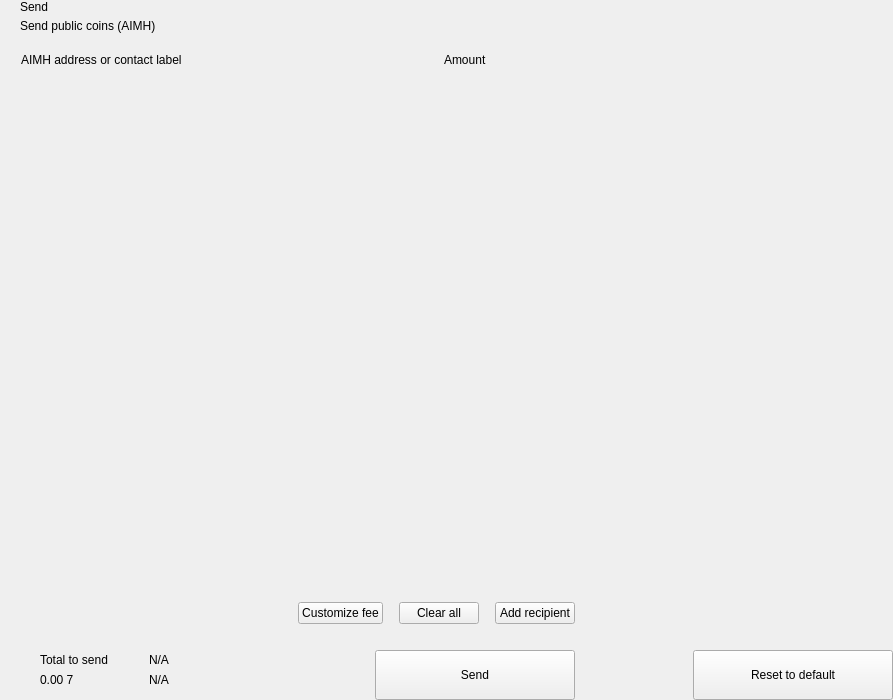
<?xml version="1.0" encoding="UTF-8"?>
<ui version="4.0">
 <class>send</class>
 <widget class="QWidget" name="send">
  <property name="geometry">
   <rect>
    <x>0</x>
    <y>0</y>
    <width>893</width>
    <height>700</height>
   </rect>
  </property>
  <property name="windowTitle">
   <string>Form</string>
  </property>
  <layout class="QHBoxLayout" name="horizontalLayout_2" stretch="2,1">
   <property name="spacing">
    <number>0</number>
   </property>
   <property name="leftMargin">
    <number>0</number>
   </property>
   <property name="topMargin">
    <number>0</number>
   </property>
   <property name="rightMargin">
    <number>0</number>
   </property>
   <property name="bottomMargin">
    <number>0</number>
   </property>
   <item>
    <widget class="QWidget" name="left" native="true">
     <layout class="QVBoxLayout" name="verticalLayout_3">
      <property name="spacing">
       <number>0</number>
      </property>
      <property name="leftMargin">
       <number>0</number>
      </property>
      <property name="topMargin">
       <number>0</number>
      </property>
      <property name="rightMargin">
       <number>0</number>
      </property>
      <property name="bottomMargin">
       <number>0</number>
      </property>
      <item>
       <layout class="QVBoxLayout" name="verticalLayout_22" stretch="0,0,0,1,0,0,0,0">
        <property name="spacing">
         <number>0</number>
        </property>
        <item>
         <layout class="QHBoxLayout" name="horizontalLayout_3">
          <property name="spacing">
           <number>0</number>
          </property>
          <property name="leftMargin">
           <number>20</number>
          </property>
          <property name="rightMargin">
           <number>20</number>
          </property>
          <item>
           <layout class="QVBoxLayout" name="verticalLayout">
            <property name="spacing">
             <number>5</number>
            </property>
            <item>
             <widget class="QLabel" name="labelTitle">
              <property name="text">
               <string>Send</string>
              </property>
              <property name="alignment">
               <set>Qt::AlignLeading|Qt::AlignLeft|Qt::AlignVCenter</set>
              </property>
             </widget>
            </item>
            <item>
             <widget class="QLabel" name="labelSubtitle1">
              <property name="text">
               <string>Send public coins (AIMH)</string>
              </property>
             </widget>
            </item>
           </layout>
          </item>
          <item>
           <spacer name="horizontalSpacer">
            <property name="orientation">
             <enum>Qt::Horizontal</enum>
            </property>
            <property name="sizeHint" stdset="0">
             <size>
              <width>40</width>
              <height>20</height>
             </size>
            </property>
           </spacer>
          </item>
         </layout>
        </item>
        <item>
         <spacer name="verticalSpacer_2">
          <property name="orientation">
           <enum>Qt::Vertical</enum>
          </property>
          <property name="sizeType">
           <enum>QSizePolicy::Fixed</enum>
          </property>
          <property name="sizeHint" stdset="0">
           <size>
            <width>20</width>
            <height>20</height>
           </size>
          </property>
         </spacer>
        </item>
        <item>
         <layout class="QHBoxLayout" name="horizontalLayout" stretch="6,0,2">
          <property name="spacing">
           <number>0</number>
          </property>
          <property name="leftMargin">
           <number>10</number>
          </property>
          <property name="topMargin">
           <number>0</number>
          </property>
          <property name="rightMargin">
           <number>20</number>
          </property>
          <property name="bottomMargin">
           <number>0</number>
          </property>
          <item>
           <widget class="QLabel" name="labelSubtitleAddress">
            <property name="styleSheet">
             <string notr="true">margin-left:8px;</string>
            </property>
            <property name="text">
             <string>AIMH address or contact label</string>
            </property>
           </widget>
          </item>
          <item>
           <spacer name="horizontalSpacer_3">
            <property name="orientation">
             <enum>Qt::Horizontal</enum>
            </property>
            <property name="sizeType">
             <enum>QSizePolicy::Fixed</enum>
            </property>
            <property name="sizeHint" stdset="0">
             <size>
              <width>40</width>
              <height>1</height>
             </size>
            </property>
           </spacer>
          </item>
          <item>
           <widget class="QLabel" name="labelSubtitleAmount">
            <property name="text">
             <string>Amount</string>
            </property>
           </widget>
          </item>
         </layout>
        </item>
        <item>
         <widget class="QScrollArea" name="scrollArea">
          <property name="minimumSize">
           <size>
            <width>0</width>
            <height>350</height>
           </size>
          </property>
          <property name="styleSheet">
           <string notr="true">#scrollArea {
            background:transparent;
            margin-top:10px;
}</string>
          </property>
          <property name="horizontalScrollBarPolicy">
           <enum>Qt::ScrollBarAlwaysOff</enum>
          </property>
          <property name="sizeAdjustPolicy">
           <enum>QAbstractScrollArea::AdjustIgnored</enum>
          </property>
          <property name="widgetResizable">
           <bool>true</bool>
          </property>
          <property name="alignment">
           <set>Qt::AlignLeading|Qt::AlignLeft|Qt::AlignTop</set>
          </property>
          <widget class="QWidget" name="scrollAreaWidgetContents">
           <property name="geometry">
            <rect>
             <x>0</x>
             <y>0</y>
             <width>591</width>
             <height>16</height>
            </rect>
           </property>
           <property name="sizePolicy">
            <sizepolicy hsizetype="Preferred" vsizetype="Maximum">
             <horstretch>0</horstretch>
             <verstretch>0</verstretch>
            </sizepolicy>
           </property>
           <property name="autoFillBackground">
            <bool>false</bool>
           </property>
           <property name="styleSheet">
            <string notr="true">#scrollAreaWidgetContents {
             background:transparent;
             }</string>
           </property>
           <layout class="QVBoxLayout" name="verticalLayout_7">
            <property name="spacing">
             <number>0</number>
            </property>
            <property name="sizeConstraint">
             <enum>QLayout::SetDefaultConstraint</enum>
            </property>
            <property name="leftMargin">
             <number>0</number>
            </property>
            <property name="topMargin">
             <number>0</number>
            </property>
            <property name="rightMargin">
             <number>0</number>
            </property>
            <property name="bottomMargin">
             <number>0</number>
            </property>
           </layout>
          </widget>
         </widget>
        </item>
        <item>
         <spacer name="verticalSpacer_4">
          <property name="orientation">
           <enum>Qt::Vertical</enum>
          </property>
          <property name="sizeType">
           <enum>QSizePolicy::Fixed</enum>
          </property>
          <property name="sizeHint" stdset="0">
           <size>
            <width>20</width>
            <height>20</height>
           </size>
          </property>
         </spacer>
        </item>
        <item>
         <layout class="QHBoxLayout" name="horizontalLayout_20">
          <property name="spacing">
           <number>6</number>
          </property>
          <property name="leftMargin">
           <number>20</number>
          </property>
          <property name="rightMargin">
           <number>20</number>
          </property>
          <item>
           <spacer name="horizontalSpacer_4">
            <property name="orientation">
             <enum>Qt::Horizontal</enum>
            </property>
            <property name="sizeHint" stdset="0">
             <size>
              <width>10</width>
              <height>20</height>
             </size>
            </property>
           </spacer>
          </item>
          <item>
           <widget class="QPushButton" name="pushButtonFee">
            <property name="focusPolicy">
             <enum>Qt::NoFocus</enum>
            </property>
            <property name="text">
             <string>Customize fee</string>
            </property>
           </widget>
          </item>
          <item>
           <spacer name="horizontalSpacer_11">
            <property name="orientation">
             <enum>Qt::Horizontal</enum>
            </property>
            <property name="sizeType">
             <enum>QSizePolicy::Minimum</enum>
            </property>
            <property name="sizeHint" stdset="0">
             <size>
              <width>10</width>
              <height>20</height>
             </size>
            </property>
           </spacer>
          </item>
          <item>
           <widget class="QPushButton" name="pushButtonClear">
            <property name="focusPolicy">
             <enum>Qt::NoFocus</enum>
            </property>
            <property name="layoutDirection">
             <enum>Qt::RightToLeft</enum>
            </property>
            <property name="text">
             <string>Clear all</string>
            </property>
           </widget>
          </item>
          <item>
           <spacer name="horizontalSpacer_6">
            <property name="orientation">
             <enum>Qt::Horizontal</enum>
            </property>
            <property name="sizeType">
             <enum>QSizePolicy::Fixed</enum>
            </property>
            <property name="sizeHint" stdset="0">
             <size>
              <width>10</width>
              <height>20</height>
             </size>
            </property>
           </spacer>
          </item>
          <item>
           <widget class="QPushButton" name="pushButtonAddRecipient">
            <property name="focusPolicy">
             <enum>Qt::NoFocus</enum>
            </property>
            <property name="text">
             <string>Add recipient</string>
            </property>
           </widget>
          </item>
         </layout>
        </item>
        <item>
         <spacer name="verticalSpacer">
          <property name="orientation">
           <enum>Qt::Vertical</enum>
          </property>
          <property name="sizeType">
           <enum>QSizePolicy::Fixed</enum>
          </property>
          <property name="sizeHint" stdset="0">
           <size>
            <width>20</width>
            <height>16</height>
           </size>
          </property>
         </spacer>
        </item>
        <item>
         <layout class="QHBoxLayout" name="horizontalLayout_7">
          <property name="rightMargin">
           <number>20</number>
          </property>
          <item>
           <layout class="QHBoxLayout" name="horizontalLayout_10">
            <property name="spacing">
             <number>0</number>
            </property>
            <property name="leftMargin">
             <number>8</number>
            </property>
            <item>
             <widget class="QStackedWidget" name="stackedWidget">
              <property name="minimumSize">
               <size>
                <width>0</width>
                <height>60</height>
               </size>
              </property>
              <property name="maximumSize">
               <size>
                <width>16777215</width>
                <height>60</height>
               </size>
              </property>
              <widget class="QWidget" name="page1">
               <layout class="QVBoxLayout" name="verticalLayout_71" stretch="0">
                <property name="spacing">
                 <number>6</number>
                </property>
                <property name="leftMargin">
                 <number>12</number>
                </property>
                <property name="topMargin">
                 <number>0</number>
                </property>
                <property name="rightMargin">
                 <number>0</number>
                </property>
                <property name="bottomMargin">
                 <number>0</number>
                </property>
                <item>
                 <widget class="QWidget" name="coinWidget" native="true">
                  <property name="minimumSize">
                   <size>
                    <width>0</width>
                    <height>60</height>
                   </size>
                  </property>
                  <property name="maximumSize">
                   <size>
                    <width>16777215</width>
                    <height>60</height>
                   </size>
                  </property>
                  <layout class="QHBoxLayout" name="horizontalLayout_9">
                   <property name="spacing">
                    <number>0</number>
                   </property>
                   <property name="leftMargin">
                    <number>20</number>
                   </property>
                   <property name="topMargin">
                    <number>10</number>
                   </property>
                   <property name="rightMargin">
                    <number>20</number>
                   </property>
                   <property name="bottomMargin">
                    <number>10</number>
                   </property>
                   <item>
                    <layout class="QVBoxLayout" name="verticalSend">
                     <property name="spacing">
                      <number>0</number>
                     </property>
                     <item>
                      <widget class="QLabel" name="labelTitleTotalSend">
                       <property name="text">
                        <string>Total to send</string>
                       </property>
                      </widget>
                     </item>
                     <item>
                      <widget class="QLabel" name="labelAmountSend">
                       <property name="text">
                        <string notr="true">0.00 7</string>
                       </property>
                      </widget>
                     </item>
                    </layout>
                   </item>
                   <item>
                    <spacer name="horizontalSpacer_9">
                     <property name="orientation">
                      <enum>Qt::Horizontal</enum>
                     </property>
                     <property name="sizeType">
                      <enum>QSizePolicy::Fixed</enum>
                     </property>
                     <property name="sizeHint" stdset="0">
                      <size>
                       <width>20</width>
                       <height>20</height>
                      </size>
                     </property>
                    </spacer>
                   </item>
                   <item>
                    <widget class="QLabel" name="labelLine">
                     <property name="minimumSize">
                      <size>
                       <width>1</width>
                       <height>0</height>
                      </size>
                     </property>
                     <property name="maximumSize">
                      <size>
                       <width>1</width>
                       <height>16777215</height>
                      </size>
                     </property>
                     <property name="text">
                      <string/>
                     </property>
                    </widget>
                   </item>
                   <item>
                    <spacer name="horizontalSpacer_10">
                     <property name="orientation">
                      <enum>Qt::Horizontal</enum>
                     </property>
                     <property name="sizeType">
                      <enum>QSizePolicy::Fixed</enum>
                     </property>
                     <property name="sizeHint" stdset="0">
                      <size>
                       <width>20</width>
                       <height>20</height>
                      </size>
                     </property>
                    </spacer>
                   </item>
                   <item>
                    <layout class="QVBoxLayout" name="verticalRemaining">
                     <property name="spacing">
                      <number>0</number>
                     </property>
                     <item>
                      <widget class="QLabel" name="labelTitleTotalRemaining">
                       <property name="text">
                        <string notr="true">N/A</string>
                       </property>
                      </widget>
                     </item>
                     <item>
                      <widget class="QLabel" name="labelAmountRemaining">
                       <property name="text">
                        <string notr="true">N/A</string>
                       </property>
                      </widget>
                     </item>
                    </layout>
                   </item>
                  </layout>
                 </widget>
                </item>
               </layout>
              </widget>
              <widget class="QWidget" name="page_2"/>
             </widget>
            </item>
           </layout>
          </item>
          <item>
           <spacer name="horizontalSpacer_5">
            <property name="orientation">
             <enum>Qt::Horizontal</enum>
            </property>
            <property name="sizeType">
             <enum>QSizePolicy::Expanding</enum>
            </property>
            <property name="sizeHint" stdset="0">
             <size>
              <width>40</width>
              <height>20</height>
             </size>
            </property>
           </spacer>
          </item>
          <item alignment="Qt::AlignBottom">
           <widget class="QPushButton" name="pushButtonSave">
            <property name="minimumSize">
             <size>
              <width>200</width>
              <height>50</height>
             </size>
            </property>
            <property name="maximumSize">
             <size>
              <width>200</width>
              <height>50</height>
             </size>
            </property>
            <property name="focusPolicy">
             <enum>Qt::NoFocus</enum>
            </property>
            <property name="text">
             <string>Send</string>
            </property>
           </widget>
          </item>
         </layout>
        </item>
       </layout>
      </item>
     </layout>
    </widget>
   </item>
   <item>
    <widget class="QWidget" name="right" native="true">
     <layout class="QVBoxLayout" name="verticalLayout_5">
      <property name="leftMargin">
       <number>0</number>
      </property>
      <property name="topMargin">
       <number>0</number>
      </property>
      <property name="rightMargin">
       <number>0</number>
      </property>
      <property name="bottomMargin">
       <number>0</number>
      </property>
      <item>
       <layout class="QVBoxLayout" name="verticalLayout_4">
        <property name="spacing">
         <number>6</number>
        </property>
        <item>
         <widget class="OptionButton" name="btnCoinControl" native="true">
          <property name="minimumSize">
           <size>
            <width>0</width>
            <height>50</height>
           </size>
          </property>
         </widget>
        </item>
        <item>
         <widget class="OptionButton" name="btnChangeAddress" native="true">
          <property name="minimumSize">
           <size>
            <width>0</width>
            <height>50</height>
           </size>
          </property>
         </widget>
        </item>
        <item>
         <widget class="OptionButton" name="btnUri" native="true">
          <property name="minimumSize">
           <size>
            <width>0</width>
            <height>50</height>
           </size>
          </property>
         </widget>
        </item>
        <item>
         <spacer name="verticalSpacer_5">
          <property name="orientation">
           <enum>Qt::Vertical</enum>
          </property>
          <property name="sizeHint" stdset="0">
           <size>
            <width>20</width>
            <height>40</height>
           </size>
          </property>
         </spacer>
        </item>
        <item>
         <layout class="QHBoxLayout" name="horizontalLayout_8">
          <item>
           <spacer name="horizontalSpacer_7">
            <property name="orientation">
             <enum>Qt::Horizontal</enum>
            </property>
            <property name="sizeHint" stdset="0">
             <size>
              <width>40</width>
              <height>20</height>
             </size>
            </property>
           </spacer>
          </item>
          <item>
           <widget class="QPushButton" name="pushButtonReset">
            <property name="minimumSize">
             <size>
              <width>200</width>
              <height>50</height>
             </size>
            </property>
            <property name="maximumSize">
             <size>
              <width>200</width>
              <height>50</height>
             </size>
            </property>
            <property name="focusPolicy">
             <enum>Qt::NoFocus</enum>
            </property>
            <property name="text">
             <string>Reset to default</string>
            </property>
           </widget>
          </item>
         </layout>
        </item>
       </layout>
      </item>
     </layout>
    </widget>
   </item>
  </layout>
 </widget>
 <customwidgets>
  <customwidget>
   <class>OptionButton</class>
   <extends>QWidget</extends>
   <header>qt/pivx/optionbutton.h</header>
   <container>1</container>
  </customwidget>
 </customwidgets>
 <resources/>
 <connections/>
</ui>
